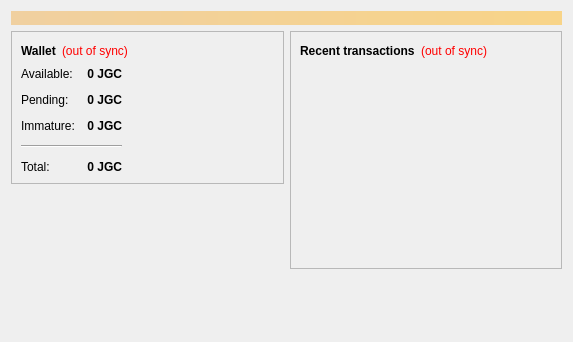
<?xml version="1.0" encoding="UTF-8"?>
<ui version="4.0">
 <class>OverviewPage</class>
 <widget class="QWidget" name="OverviewPage">
  <property name="geometry">
   <rect>
    <x>0</x>
    <y>0</y>
    <width>573</width>
    <height>342</height>
   </rect>
  </property>
  <property name="windowTitle">
   <string>Form</string>
  </property>
  <layout class="QVBoxLayout" name="topLayout">
   <item>
    <widget class="QLabel" name="labelAlerts">
     <property name="visible">
      <bool>false</bool>
     </property>
     <property name="styleSheet">
      <string notr="true">background-color: qlineargradient(x1: 0, y1: 0, x2: 1, y2: 0, stop:0 #F0D0A0, stop:1 #F8D488); color:#000000;</string>
     </property>
     <property name="wordWrap">
      <bool>true</bool>
     </property>
     <property name="margin">
      <number>3</number>
     </property>
    </widget>
   </item>
   <item>
    <layout class="QHBoxLayout" name="horizontalLayout" stretch="1,1">
     <item>
      <layout class="QVBoxLayout" name="verticalLayout_2">
       <item>
        <widget class="QFrame" name="frame">
         <property name="frameShape">
          <enum>QFrame::StyledPanel</enum>
         </property>
         <property name="frameShadow">
          <enum>QFrame::Raised</enum>
         </property>
         <layout class="QVBoxLayout" name="verticalLayout_4">
          <item>
           <layout class="QHBoxLayout" name="horizontalLayout_4">
            <item>
             <widget class="QLabel" name="label_5">
              <property name="font">
               <font>
                <weight>75</weight>
                <bold>true</bold>
               </font>
              </property>
              <property name="text">
               <string>Wallet</string>
              </property>
             </widget>
            </item>
            <item>
             <widget class="QLabel" name="labelWalletStatus">
              <property name="toolTip">
               <string>The displayed information may be out of date. Your wallet automatically synchronizes with the Jgcoin network after a connection is established, but this process has not completed yet.</string>
              </property>
              <property name="styleSheet">
               <string notr="true">QLabel { color: red; }</string>
              </property>
              <property name="text">
               <string notr="true">(out of sync)</string>
              </property>
              <property name="alignment">
               <set>Qt::AlignLeading|Qt::AlignLeft|Qt::AlignVCenter</set>
              </property>
             </widget>
            </item>
            <item>
             <spacer name="horizontalSpacer_2">
              <property name="orientation">
               <enum>Qt::Horizontal</enum>
              </property>
              <property name="sizeHint" stdset="0">
               <size>
                <width>40</width>
                <height>20</height>
               </size>
              </property>
             </spacer>
            </item>
           </layout>
          </item>
          <item>
          <layout class="QHBoxLayout" name="horizontalLayout_3">
           <item>
           <layout class="QFormLayout" name="formLayout_2">
            <property name="fieldGrowthPolicy">
             <enum>QFormLayout::AllNonFixedFieldsGrow</enum>
            </property>
            <property name="horizontalSpacing">
             <number>12</number>
            </property>
            <property name="verticalSpacing">
             <number>12</number>
            </property>
            <item row="0" column="0">
             <widget class="QLabel" name="label">
              <property name="text">
               <string>Available:</string>
              </property>
             </widget>
            </item>
            <item row="0" column="1">
             <widget class="QLabel" name="labelBalance">
              <property name="font">
               <font>
                <weight>75</weight>
                <bold>true</bold>
               </font>
              </property>
              <property name="cursor">
               <cursorShape>IBeamCursor</cursorShape>
              </property>
              <property name="toolTip">
               <string>Your current spendable balance</string>
              </property>
              <property name="text">
               <string notr="true">0 JGC</string>
              </property>
              <property name="alignment">
               <set>Qt::AlignRight|Qt::AlignTrailing|Qt::AlignVCenter</set>
              </property>
              <property name="textInteractionFlags">
               <set>Qt::LinksAccessibleByMouse|Qt::TextSelectableByKeyboard|Qt::TextSelectableByMouse</set>
              </property>
             </widget>
            </item>
            <item row="1" column="0">
             <widget class="QLabel" name="label_3">
              <property name="text">
               <string>Pending:</string>
              </property>
             </widget>
            </item>
            <item row="1" column="1">
             <widget class="QLabel" name="labelUnconfirmed">
              <property name="font">
               <font>
                <weight>75</weight>
                <bold>true</bold>
               </font>
              </property>
              <property name="cursor">
               <cursorShape>IBeamCursor</cursorShape>
              </property>
              <property name="toolTip">
               <string>Total of transactions that have yet to be confirmed, and do not yet count toward the spendable balance</string>
              </property>
              <property name="text">
               <string notr="true">0 JGC</string>
              </property>
              <property name="alignment">
               <set>Qt::AlignRight|Qt::AlignTrailing|Qt::AlignVCenter</set>
              </property>
              <property name="textInteractionFlags">
               <set>Qt::LinksAccessibleByMouse|Qt::TextSelectableByKeyboard|Qt::TextSelectableByMouse</set>
              </property>
             </widget>
            </item>
            <item row="2" column="0">
             <widget class="QLabel" name="labelImmatureText">
              <property name="text">
               <string>Immature:</string>
              </property>
             </widget>
            </item>
            <item row="2" column="1">
             <widget class="QLabel" name="labelImmature">
              <property name="font">
               <font>
                <weight>75</weight>
                <bold>true</bold>
               </font>
              </property>
              <property name="toolTip">
               <string>Mined balance that has not yet matured</string>
              </property>
              <property name="text">
               <string notr="true">0 JGC</string>
              </property>
              <property name="alignment">
               <set>Qt::AlignRight|Qt::AlignTrailing|Qt::AlignVCenter</set>
              </property>
              <property name="textInteractionFlags">
               <set>Qt::LinksAccessibleByMouse|Qt::TextSelectableByKeyboard|Qt::TextSelectableByMouse</set>
              </property>
             </widget>
            </item>
            <item row="4" column="0">
             <widget class="QLabel" name="labelTotalText">
              <property name="text">
               <string>Total:</string>
              </property>
             </widget>
            </item>
            <item row="4" column="1">
             <widget class="QLabel" name="labelTotal">
              <property name="font">
               <font>
                <weight>75</weight>
                <bold>true</bold>
               </font>
              </property>
              <property name="cursor">
               <cursorShape>IBeamCursor</cursorShape>
              </property>
              <property name="toolTip">
               <string>Your current total balance</string>
              </property>
              <property name="text">
               <string notr="true">0 JGC</string>
              </property>
              <property name="alignment">
               <set>Qt::AlignRight|Qt::AlignTrailing|Qt::AlignVCenter</set>
              </property>
              <property name="textInteractionFlags">
               <set>Qt::LinksAccessibleByMouse|Qt::TextSelectableByKeyboard|Qt::TextSelectableByMouse</set>
              </property>
             </widget>
            </item>
            <item row="3" column="0" colspan="2">
             <widget class="Line" name="line">
              <property name="orientation">
               <enum>Qt::Horizontal</enum>
              </property>
             </widget>
            </item>
           </layout>
          </item>
            <item>
             <spacer name="horizontalSpacer_3">
              <property name="orientation">
               <enum>Qt::Horizontal</enum>
              </property>
              <property name="sizeHint" stdset="0">
               <size>
                <width>40</width>
                <height>20</height>
               </size>
              </property>
             </spacer>
            </item>
           </layout>
          </item>
         </layout>
        </widget>
       </item>
       <item>
        <spacer name="verticalSpacer">
         <property name="orientation">
          <enum>Qt::Vertical</enum>
         </property>
         <property name="sizeHint" stdset="0">
          <size>
           <width>20</width>
           <height>40</height>
          </size>
         </property>
        </spacer>
       </item>
      </layout>
     </item>
     <item>
      <layout class="QVBoxLayout" name="verticalLayout_3">
       <item>
        <widget class="QFrame" name="frame_2">
         <property name="frameShape">
          <enum>QFrame::StyledPanel</enum>
         </property>
         <property name="frameShadow">
          <enum>QFrame::Raised</enum>
         </property>
         <layout class="QVBoxLayout" name="verticalLayout">
          <item>
           <layout class="QHBoxLayout" name="horizontalLayout_2">
            <item>
             <widget class="QLabel" name="label_4">
              <property name="text">
               <string>&lt;b&gt;Recent transactions&lt;/b&gt;</string>
              </property>
             </widget>
            </item>
            <item>
             <widget class="QLabel" name="labelTransactionsStatus">
              <property name="toolTip">
               <string>The displayed information may be out of date. Your wallet automatically synchronizes with the Jgcoin network after a connection is established, but this process has not completed yet.</string>
              </property>
              <property name="styleSheet">
               <string notr="true">QLabel { color: red; }</string>
              </property>
              <property name="text">
               <string notr="true">(out of sync)</string>
              </property>
              <property name="alignment">
               <set>Qt::AlignRight|Qt::AlignTrailing|Qt::AlignVCenter</set>
              </property>
             </widget>
            </item>
            <item>
             <spacer name="horizontalSpacer">
              <property name="orientation">
               <enum>Qt::Horizontal</enum>
              </property>
              <property name="sizeHint" stdset="0">
               <size>
                <width>40</width>
                <height>20</height>
               </size>
              </property>
             </spacer>
            </item>
           </layout>
          </item>
          <item>
           <widget class="QListView" name="listTransactions">
            <property name="styleSheet">
             <string notr="true">QListView { background: transparent; }</string>
            </property>
            <property name="frameShape">
             <enum>QFrame::NoFrame</enum>
            </property>
            <property name="verticalScrollBarPolicy">
             <enum>Qt::ScrollBarAlwaysOff</enum>
            </property>
            <property name="horizontalScrollBarPolicy">
             <enum>Qt::ScrollBarAlwaysOff</enum>
            </property>
            <property name="selectionMode">
             <enum>QAbstractItemView::NoSelection</enum>
            </property>
           </widget>
          </item>
         </layout>
        </widget>
       </item>
       <item>
        <spacer name="verticalSpacer_2">
         <property name="orientation">
          <enum>Qt::Vertical</enum>
         </property>
         <property name="sizeHint" stdset="0">
          <size>
           <width>20</width>
           <height>40</height>
          </size>
         </property>
        </spacer>
       </item>
      </layout>
     </item>
    </layout>
   </item>
  </layout>
 </widget>
 <resources/>
 <connections/>
</ui>
